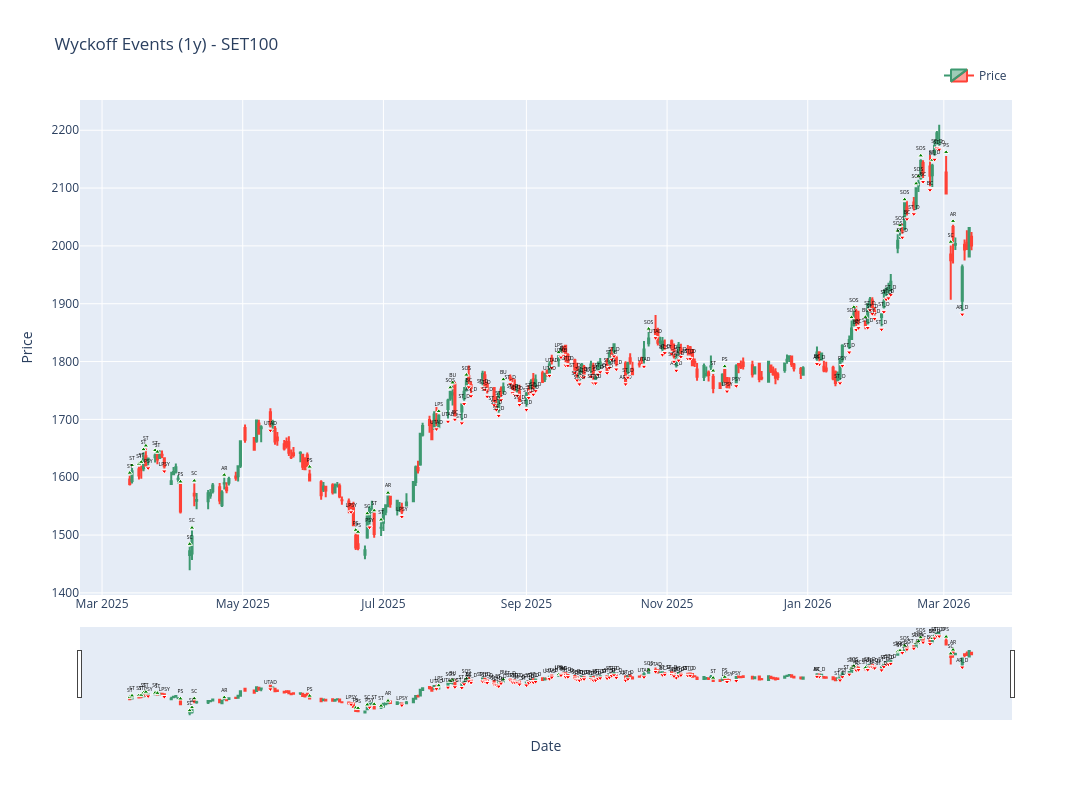

Source (notebook cell):
### Code cell
# plotly chart
import plotly.graph_objects as go

colors = {
    'Accumulation': 'green',
    'Distribution': 'red'
}
symbols = {
    'PS': 'triangle-up',
    'SC': 'triangle-up',
    'AR': 'triangle-up',
    'ST': 'triangle-up',
    'SPRING': 'triangle-up',
    'TEST': 'triangle-up',
    'LPS': 'triangle-up',
    'SOS': 'triangle-up',
    'BU': 'triangle-up',
    'PSY': 'triangle-down',
    'BC': 'triangle-down',
    'AR_D': 'triangle-down',
    'ST_D': 'triangle-down',
    'UT': 'triangle-down',
    'UTAD': 'triangle-down',
    'SOW': 'triangle-down',
    'LPSY': 'triangle-down',
}

fig = go.Figure()
fig.add_trace(go.Candlestick(
    x=df_period['Date'],
    open=df_period['Open'], high=df_period['High'],
    low=df_period['Low'], close=df_period['Close'],
    name='Price'
))

for ev, grp_ev in df_ev_period.groupby('Wyckoff_Event'):
    y_base = grp_ev['High'] * 1.003 if ev in ACCUM_EVENTS else grp_ev['Low'] * 0.997
    fig.add_trace(go.Scatter(
        x=grp_ev['Date'],
        y=y_base,
        mode='markers+text',
        marker=dict(
            symbol=symbols.get(ev, 'circle'),
            size=5,  # ลดขนาด marker ให้เล็กกว่า candlestick
            color=colors.get(grp_ev['Wyckoff_Phase'].iloc[0], 'white'),
            line=dict(width=1, color='white')
        ),
        text=grp_ev['Wyckoff_Event'],
        textposition='top center',
        textfont=dict(
            size=5,      # ปรับตัวเลขนี้ตามความต้องการ (เช่น 10, 12, 14)
            color='black'  # กำหนดสีของตัวอักษร
        ),
        hovertemplate=(
            '<b>%{text}</b><br>' +
            'Date: %{x|%Y-%m-%d}<br>' +
            'Close: %{customdata[0]:.2f}<br>' +
            'Rel_Vol: %{customdata[1]:.2f}<br>' +
            'RSI: %{customdata[2]:.2f}<extra></extra>'
        ),
        customdata=np.stack((grp_ev['Close'], grp_ev['Rel_Vol'], grp_ev['RSI']), axis=1),
        name=f'Event {ev}',
        showlegend=False
    ))

fig.update_layout(
    title=f'Wyckoff Events ({selected_period}) - SET100',
    xaxis_title='Date',
    yaxis_title='Price',
    legend=dict(orientation='h', yanchor='bottom', y=1.02, xanchor='right', x=1),
    hovermode='x unified',
    height=800,
    width=1500
)

fig.show()

### Figure 1 — Plotly figure (JSON) as saved in the notebook; plotly's stock layout.template omitted (floating-point values rounded to 4 significant figures; data arrays with more than 128 entries replaced by an {"elided": "..."} marker saying what was removed)
{"data": [{"close": {"elided": "242 float values"}, "high": {"elided": "242 float values"}, "low": {"elided": "242 float values"}, "name": "Price", "open": {"elided": "242 float values"}, "type": "candlestick", "x": {"elided": "242 str values"}}, {"customdata": [[1590.0, 1.014, 49.53], [1567.0, 0.8616, 51.24], [2015.0, 1.211, 43.62]], "hovertemplate": "<b>%{text}</b><br>Date: %{x|%Y-%m-%d}<br>Close: %{customdata[0]:.2f}<br>Rel_Vol: %{customdata[1]:.2f}<br>RSI: %{customdata[2]:.2f}<extra></extra>", "marker": {"color": "green", "line": {"color": "white", "width": 1}, "size": 5, "symbol": "triangle-up"}, "mode": "markers+text", "name": "Event AR", "showlegend": false, "text": ["AR", "AR", "AR"], "textfont": {"color": "black", "size": 5}, "textposition": "top center", "type": "scatter", "x": ["2025-04-23T00:00:00.000000000", "2025-07-03T00:00:00.000000000", "2026-03-05T00:00:00.000000000"], "y": [1604.0, 1573.0, 2043.0]}, {"customdata": [[1754.0, 1.002, 63.45], [1766.0, 1.021, 48.24], [1804.0, 0.911, 52.58], [1807.0, 1.08, 60.68], [1963.0, 0.9703, 39.21]], "hovertemplate": "<b>%{text}</b><br>Date: %{x|%Y-%m-%d}<br>Close: %{customdata[0]:.2f}<br>Rel_Vol: %{customdata[1]:.2f}<br>RSI: %{customdata[2]:.2f}<extra></extra>", "marker": {"color": "red", "line": {"color": "white", "width": 1}, "size": 5, "symbol": "triangle-down"}, "mode": "markers+text", "name": "Event AR_D", "showlegend": false, "text": ["AR_D", "AR_D", "AR_D", "AR_D", "AR_D"], "textfont": {"color": "black", "size": 5}, "textposition": "top center", "type": "scatter", "x": ["2025-08-08T00:00:00.000000000", "2025-10-14T00:00:00.000000000", "2025-11-05T00:00:00.000000000", "2026-01-06T00:00:00.000000000", "2026-03-09T00:00:00.000000000"], "y": [1740.0, 1761.0, 1785.0, 1795.0, 1882.0]}, {"customdata": [[1707.0, 1.504, 74.11], [1769.0, 1.335, 69.16], [1819.0, 1.302, 73.44], [1835.0, 1.324, 55.07], [1816.0, 1.385, 64.27], [1870.0, 1.875, 67.81], [1872.0, 1.397, 63.83], [2060.0, 1.386, 85.62], [2126.0, 1.529, 88.95], [2121.0, 1.341, 86.56]], "hovertemplate": "<b>%{text}</b><br>Date: %{x|%Y-%m-%d}<br>Close: %{customdata[0]:.2f}<br>Rel_Vol: %{customdata[1]:.2f}<br>RSI: %{customdata[2]:.2f}<extra></extra>", "marker": {"color": "red", "line": {"color": "white", "width": 1}, "size": 5, "symbol": "triangle-down"}, "mode": "markers+text", "name": "Event BC", "showlegend": false, "text": ["BC", "BC", "BC", "BC", "BC", "BC", "BC", "BC", "BC", "BC"], "textfont": {"color": "black", "size": 5}, "textposition": "top center", "type": "scatter", "x": ["2025-08-01T00:00:00.000000000", "2025-08-07T00:00:00.000000000", "2025-09-17T00:00:00.000000000", "2025-10-30T00:00:00.000000000", "2026-01-05T00:00:00.000000000", "2026-01-22T00:00:00.000000000", "2026-01-23T00:00:00.000000000", "2026-02-13T00:00:00.000000000", "2026-02-20T00:00:00.000000000", "2026-02-23T00:00:00.000000000"], "y": [1700.0, 1756.0, 1810.0, 1812.0, 1796.0, 1855.0, 1858.0, 2046.0, 2111.0, 2097.0]}, {"customdata": [[1745.0, 1.22, 85.44], [1755.0, 0.7183, 52.23], [1863.0, 1.161, 63.72], [2139.0, 1.005, 86.35]], "hovertemplate": "<b>%{text}</b><br>Date: %{x|%Y-%m-%d}<br>Close: %{customdata[0]:.2f}<br>Rel_Vol: %{customdata[1]:.2f}<br>RSI: %{customdata[2]:.2f}<extra></extra>", "marker": {"color": "green", "line": {"color": "white", "width": 1}, "size": 5, "symbol": "triangle-up"}, "mode": "markers+text", "name": "Event BU", "showlegend": false, "text": ["BU", "BU", "BU", "BU"], "textfont": {"color": "black", "size": 5}, "textposition": "top center", "type": "scatter", "x": ["2025-07-31T00:00:00.000000000", "2025-08-22T00:00:00.000000000", "2026-01-26T00:00:00.000000000", "2026-02-24T00:00:00.000000000"], "y": [1763.0, 1769.0, 1877.0, 2149.0]}, {"customdata": [[1706.0, 0.8024, 78.34], [1809.0, 0.7963, 69.83]], "hovertemplate": "<b>%{text}</b><br>Date: %{x|%Y-%m-%d}<br>Close: %{customdata[0]:.2f}<br>Rel_Vol: %{customdata[1]:.2f}<br>RSI: %{customdata[2]:.2f}<extra></extra>", "marker": {"color": "green", "line": {"color": "white", "width": 1}, "size": 5, "symbol": "triangle-up"}, "mode": "markers+text", "name": "Event LPS", "showlegend": false, "text": ["LPS", "LPS"], "textfont": {"color": "black", "size": 5}, "textposition": "top center", "type": "scatter", "x": ["2025-07-25T00:00:00.000000000", "2025-09-15T00:00:00.000000000"], "y": [1714.0, 1816.0]}, {"customdata": [[1619.0, 0.5666, 51.23], [1546.0, 0.6496, 20.14], [1541.0, 0.7317, 64.15], [1756.0, 0.7445, 35.05]], "hovertemplate": "<b>%{text}</b><br>Date: %{x|%Y-%m-%d}<br>Close: %{customdata[0]:.2f}<br>Rel_Vol: %{customdata[1]:.2f}<br>RSI: %{customdata[2]:.2f}<extra></extra>", "marker": {"color": "red", "line": {"color": "white", "width": 1}, "size": 5, "symbol": "triangle-down"}, "mode": "markers+text", "name": "Event LPSY", "showlegend": false, "text": ["LPSY", "LPSY", "LPSY", "LPSY"], "textfont": {"color": "black", "size": 5}, "textposition": "top center", "type": "scatter", "x": ["2025-03-28T00:00:00.000000000", "2025-06-17T00:00:00.000000000", "2025-07-09T00:00:00.000000000", "2025-11-27T00:00:00.000000000"], "y": [1610.0, 1540.0, 1532.0, 1748.0]}, {"customdata": [[1541.0, 1.403, 36.04], [1594.0, 1.526, 19.01], [1478.0, 1.407, 16.15], [1478.0, 1.516, 13.96], [1767.0, 1.376, 34.6], [2091.0, 1.403, 59.07]], "hovertemplate": "<b>%{text}</b><br>Date: %{x|%Y-%m-%d}<br>Close: %{customdata[0]:.2f}<br>Rel_Vol: %{customdata[1]:.2f}<br>RSI: %{customdata[2]:.2f}<extra></extra>", "marker": {"color": "green", "line": {"color": "white", "width": 1}, "size": 5, "symbol": "triangle-up"}, "mode": "markers+text", "name": "Event PS", "showlegend": false, "text": ["PS", "PS", "PS", "PS", "PS", "PS"], "textfont": {"color": "black", "size": 5}, "textposition": "top center", "type": "scatter", "x": ["2025-04-04T00:00:00.000000000", "2025-05-30T00:00:00.000000000", "2025-06-19T00:00:00.000000000", "2025-06-20T00:00:00.000000000", "2025-11-26T00:00:00.000000000", "2026-03-02T00:00:00.000000000"], "y": [1592.0, 1618.0, 1509.0, 1505.0, 1792.0, 2162.0]}, {"customdata": [[1632.0, 1.482, 49.18], [1545.0, 1.426, 40.49], [1792.0, 1.348, 44.87], [1828.0, 1.303, 54.64]], "hovertemplate": "<b>%{text}</b><br>Date: %{x|%Y-%m-%d}<br>Close: %{customdata[0]:.2f}<br>Rel_Vol: %{customdata[1]:.2f}<br>RSI: %{customdata[2]:.2f}<extra></extra>", "marker": {"color": "red", "line": {"color": "white", "width": 1}, "size": 5, "symbol": "triangle-down"}, "mode": "markers+text", "name": "Event PSY", "showlegend": false, "text": ["PSY", "PSY", "PSY", "PSY"], "textfont": {"color": "black", "size": 5}, "textposition": "top center", "type": "scatter", "x": ["2025-03-21T00:00:00.000000000", "2025-06-25T00:00:00.000000000", "2025-12-01T00:00:00.000000000", "2026-01-16T00:00:00.000000000"], "y": [1616.0, 1514.0, 1758.0, 1793.0]}, {"customdata": [[1472.0, 1.723, 25.09], [1498.0, 1.449, 26.65], [1568.0, 1.322, 42.65], [1533.0, 1.467, 41.36], [1975.0, 1.801, 44.5]], "hovertemplate": "<b>%{text}</b><br>Date: %{x|%Y-%m-%d}<br>Close: %{customdata[0]:.2f}<br>Rel_Vol: %{customdata[1]:.2f}<br>RSI: %{customdata[2]:.2f}<extra></extra>", "marker": {"color": "green", "line": {"color": "white", "width": 1}, "size": 5, "symbol": "triangle-up"}, "mode": "markers+text", "name": "Event SC", "showlegend": false, "text": ["SC", "SC", "SC", "SC", "SC"], "textfont": {"color": "black", "size": 5}, "textposition": "top center", "type": "scatter", "x": ["2025-04-08T00:00:00.000000000", "2025-04-09T00:00:00.000000000", "2025-04-10T00:00:00.000000000", "2025-06-24T00:00:00.000000000", "2026-03-04T00:00:00.000000000"], "y": [1484.0, 1513.0, 1594.0, 1537.0, 2007.0]}, {"customdata": [[1748.0, 1.48, 83.91], [1767.0, 1.415, 75.35], [1840.0, 1.271, 59.91], [1857.0, 1.486, 66.76], [1884.0, 1.679, 73.26], [2009.0, 2.519, 80.61], [2027.0, 1.297, 79.91], [2074.0, 1.452, 87.28], [2100.0, 1.324, 85.38], [2109.0, 1.328, 89.91], [2147.0, 1.463, 94.27]], "hovertemplate": "<b>%{text}</b><br>Date: %{x|%Y-%m-%d}<br>Close: %{customdata[0]:.2f}<br>Rel_Vol: %{customdata[1]:.2f}<br>RSI: %{customdata[2]:.2f}<extra></extra>", "marker": {"color": "green", "line": {"color": "white", "width": 1}, "size": 5, "symbol": "triangle-up"}, "mode": "markers+text", "name": "Event SOS", "showlegend": false, "text": ["SOS", "SOS", "SOS", "SOS", "SOS", "SOS", "SOS", "SOS", "SOS", "SOS", "SOS"], "textfont": {"color": "black", "size": 5}, "textposition": "top center", "type": "scatter", "x": ["2025-07-30T00:00:00.000000000", "2025-08-06T00:00:00.000000000", "2025-10-24T00:00:00.000000000", "2026-01-20T00:00:00.000000000", "2026-01-21T00:00:00.000000000", "2026-02-09T00:00:00.000000000", "2026-02-10T00:00:00.000000000", "2026-02-12T00:00:00.000000000", "2026-02-17T00:00:00.000000000", "2026-02-18T00:00:00.000000000", "2026-02-19T00:00:00.000000000"], "y": [1755.0, 1777.0, 1857.0, 1876.0, 1894.0, 2026.0, 2035.0, 2080.0, 2108.0, 2121.0, 2156.0]}, {"customdata": [[1588.0, 0.6027, 31.61], [1610.0, 0.7793, 37.01], [1603.0, 0.6981, 40.93], [1613.0, 0.7594, 35.71], [1632.0, 0.8201, 42.39], [1619.0, 0.8929, 43.23], [1638.0, 0.5533, 53.47], [1630.0, 0.8018, 43.2], [1502.0, 0.9212, 34.84], [1513.0, 0.9811, 35.86], [1754.0, 1.2, 33.05]], "hovertemplate": "<b>%{text}</b><br>Date: %{x|%Y-%m-%d}<br>Close: %{customdata[0]:.2f}<br>Rel_Vol: %{customdata[1]:.2f}<br>RSI: %{customdata[2]:.2f}<extra></extra>", "marker": {"color": "green", "line": {"color": "white", "width": 1}, "size": 5, "symbol": "triangle-up"}, "mode": "markers+text", "name": "Event ST", "showlegend": false, "text": ["ST", "ST", "ST", "ST", "ST", "ST", "ST", "ST", "ST", "ST", "ST"], "textfont": {"color": "black", "size": 5}, "textposition": "top center", "type": "scatter", "x": ["2025-03-13T00:00:00.000000000", "2025-03-14T00:00:00.000000000", "2025-03-17T00:00:00.000000000", "2025-03-18T00:00:00.000000000", "2025-03-19T00:00:00.000000000", "2025-03-20T00:00:00.000000000", "2025-03-24T00:00:00.000000000", "2025-03-25T00:00:00.000000000", "2025-06-27T00:00:00.000000000", "2025-06-30T00:00:00.000000000", "2025-11-21T00:00:00.000000000"], "y": [1607.0, 1621.0, 1623.0, 1626.0, 1648.0, 1655.0, 1647.0, 1644.0, 1542.0, 1527.0, 1784.0]}, {"customdata": {"elided": "60x3 float values"}, "hovertemplate": "<b>%{text}</b><br>Date: %{x|%Y-%m-%d}<br>Close: %{customdata[0]:.2f}<br>Rel_Vol: %{customdata[1]:.2f}<br>RSI: %{customdata[2]:.2f}<extra></extra>", "marker": {"color": "red", "line": {"color": "white", "width": 1}, "size": 5, "symbol": "triangle-down"}, "mode": "markers+text", "name": "Event ST_D", "showlegend": false, "text": ["ST_D", "ST_D", "ST_D", "ST_D", "ST_D", "ST_D", "ST_D", "ST_D", "ST_D", "ST_D", "ST_D", "ST_D", "ST_D", "ST_D", "ST_D", "ST_D", "ST_D", "ST_D", "ST_D", "ST_D", "ST_D", "ST_D", "ST_D", "ST_D", "ST_D", "ST_D", "ST_D", "ST_D", "ST_D", "ST_D", "ST_D", "ST_D", "ST_D", "ST_D", "ST_D", "ST_D", "ST_D", "ST_D", "ST_D", "ST_D", "ST_D", "ST_D", "ST_D", "ST_D", "ST_D", "ST_D", "ST_D", "ST_D", "ST_D", "ST_D", "ST_D", "ST_D", "ST_D", "ST_D", "ST_D", "ST_D", "ST_D", "ST_D", "ST_D", "ST_D"], "textfont": {"color": "black", "size": 5}, "textposition": "top center", "type": "scatter", "x": ["2025-08-04T00:00:00.000000000", "2025-08-05T00:00:00.000000000", "2025-08-13T00:00:00.000000000", "2025-08-14T00:00:00.000000000", "2025-08-15T00:00:00.000000000", "2025-08-18T00:00:00.000000000", "2025-08-19T00:00:00.000000000", "2025-08-20T00:00:00.000000000", "2025-08-21T00:00:00.000000000", "2025-08-25T00:00:00.000000000", "2025-08-26T00:00:00.000000000", "2025-08-27T00:00:00.000000000", "2025-08-28T00:00:00.000000000", "2025-08-29T00:00:00.000000000", "2025-09-01T00:00:00.000000000", "2025-09-02T00:00:00.000000000", "2025-09-03T00:00:00.000000000", "2025-09-04T00:00:00.000000000", "2025-09-05T00:00:00.000000000", "2025-09-18T00:00:00.000000000", "2025-09-19T00:00:00.000000000", "2025-09-22T00:00:00.000000000", "2025-09-23T00:00:00.000000000", "2025-09-24T00:00:00.000000000", "2025-09-25T00:00:00.000000000", "2025-09-26T00:00:00.000000000", "2025-09-29T00:00:00.000000000", "2025-09-30T00:00:00.000000000", "2025-10-01T00:00:00.000000000", "2025-10-02T00:00:00.000000000", "2025-10-03T00:00:00.000000000", "2025-10-06T00:00:00.000000000", "2025-10-07T00:00:00.000000000", "2025-10-08T00:00:00.000000000", "2025-10-09T00:00:00.000000000", "2025-10-10T00:00:00.000000000", "2025-10-15T00:00:00.000000000", "2025-10-31T00:00:00.000000000", "2025-11-03T00:00:00.000000000", "2025-11-04T00:00:00.000000000", "2025-11-06T00:00:00.000000000", "2025-11-07T00:00:00.000000000", "2025-11-10T00:00:00.000000000", "2025-11-11T00:00:00.000000000", "2026-01-15T00:00:00.000000000", "2026-01-19T00:00:00.000000000", "2026-01-27T00:00:00.000000000", "2026-01-28T00:00:00.000000000", "2026-01-29T00:00:00.000000000", "2026-01-30T00:00:00.000000000", "2026-02-02T00:00:00.000000000", "2026-02-03T00:00:00.000000000", "2026-02-04T00:00:00.000000000", "2026-02-05T00:00:00.000000000", "2026-02-06T00:00:00.000000000", "2026-02-11T00:00:00.000000000", "2026-02-16T00:00:00.000000000", "2026-02-25T00:00:00.000000000", "2026-02-26T00:00:00.000000000", "2026-02-27T00:00:00.000000000"], "y": [1694.0, 1727.0, 1754.0, 1752.0, 1740.0, 1725.0, 1717.0, 1707.0, 1733.0, 1761.0, 1746.0, 1743.0, 1741.0, 1725.0, 1717.0, 1738.0, 1747.0, 1743.0, 1749.0, 1794.0, 1793.0, 1780.0, 1768.0, 1761.0, 1774.0, 1773.0, 1774.0, 1763.0, 1763.0, 1778.0, 1782.0, 1780.0, 1789.0, 1804.0, 1809.0, 1787.0, 1773.0, 1815.0, 1813.0, 1800.0, 1802.0, 1808.0, 1805.0, 1805.0, 1763.0, 1816.0, 1858.0, 1889.0, 1883.0, 1874.0, 1856.0, 1886.0, 1908.0, 1910.0, 1915.0, 2015.0, 2055.0, 2149.0, 2169.0, 2167.0]}, {"customdata": [[1690.0, 1.287, 70.06], [1698.0, 1.109, 74.11], [1733.0, 1.113, 79.92], [1795.0, 1.015, 62.74], [1801.0, 0.7888, 60.54], [1821.0, 1.155, 74.26], [1821.0, 1.262, 59.77], [1848.0, 1.212, 59.9]], "hovertemplate": "<b>%{text}</b><br>Date: %{x|%Y-%m-%d}<br>Close: %{customdata[0]:.2f}<br>Rel_Vol: %{customdata[1]:.2f}<br>RSI: %{customdata[2]:.2f}<extra></extra>", "marker": {"color": "red", "line": {"color": "white", "width": 1}, "size": 5, "symbol": "triangle-down"}, "mode": "markers+text", "name": "Event UTAD", "showlegend": false, "text": ["UTAD", "UTAD", "UTAD", "UTAD", "UTAD", "UTAD", "UTAD", "UTAD"], "textfont": {"color": "black", "size": 5}, "textposition": "top center", "type": "scatter", "x": ["2025-05-13T00:00:00.000000000", "2025-07-24T00:00:00.000000000", "2025-07-29T00:00:00.000000000", "2025-09-11T00:00:00.000000000", "2025-09-12T00:00:00.000000000", "2025-09-16T00:00:00.000000000", "2025-10-22T00:00:00.000000000", "2025-10-27T00:00:00.000000000"], "y": [1681.0, 1683.0, 1696.0, 1776.0, 1789.0, 1807.0, 1791.0, 1841.0]}], "layout": {"height": 800, "hovermode": "x unified", "legend": {"orientation": "h", "x": 1, "xanchor": "right", "y": 1.02, "yanchor": "bottom"}, "title": {"text": "Wyckoff Events (1y) - SET100"}, "width": 1500, "xaxis": {"title": {"text": "Date"}}, "yaxis": {"title": {"text": "Price"}}}}
